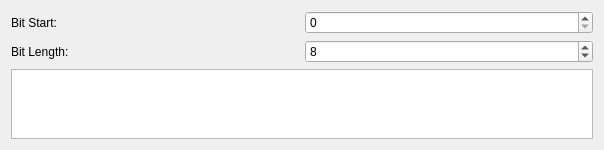
<?xml version="1.0" encoding="UTF-8"?>
<ui version="4.0">
 <class>EditEditor</class>
 <widget class="QWidget" name="EditEditor">
  <property name="geometry">
   <rect>
    <x>0</x>
    <y>0</y>
    <width>604</width>
    <height>147</height>
   </rect>
  </property>
  <property name="windowTitle">
   <string>Form</string>
  </property>
  <layout class="QVBoxLayout" name="verticalLayout">
   <item>
    <layout class="QHBoxLayout" name="horizontalLayout">
     <item>
      <widget class="QLabel" name="lb_start">
       <property name="text">
        <string>Bit Start:</string>
       </property>
      </widget>
     </item>
     <item>
      <widget class="QSpinBox" name="sb_start"/>
     </item>
    </layout>
   </item>
   <item>
    <layout class="QHBoxLayout" name="horizontalLayout_2">
     <item>
      <widget class="QLabel" name="lb_length">
       <property name="text">
        <string>Bit Length:</string>
       </property>
      </widget>
     </item>
     <item>
      <widget class="QSpinBox" name="sb_length">
       <property name="value">
        <number>8</number>
       </property>
      </widget>
     </item>
    </layout>
   </item>
   <item>
    <widget class="QPlainTextEdit" name="pte_bits"/>
   </item>
  </layout>
 </widget>
 <resources/>
 <connections/>
</ui>
